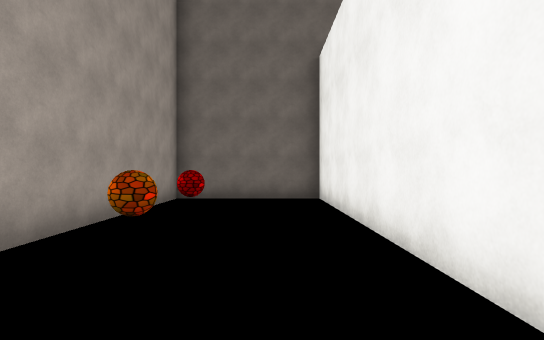
View 1 (above)

17 first-person views from a walk through a Unity game level. The camera is 1.5 m above the floor, looks level and sees 80° across. The floor is counted in squares, 2 m on a side. Each view is taken from the middle of a square. On the plan, view 1 faces up. The plan holds only what a view shows up to about 11 squares ahead; the rest is blank. The place goes on beyond the plan. The player is left out. Some surface patterns are stand-ins.

View 2
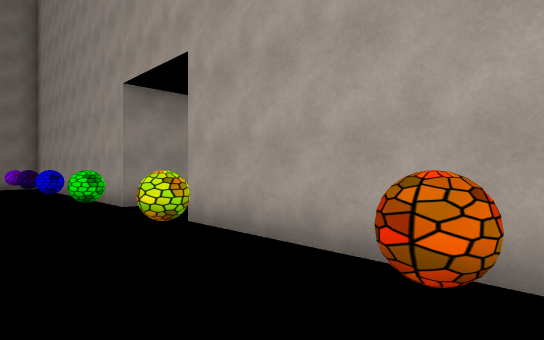

View 3
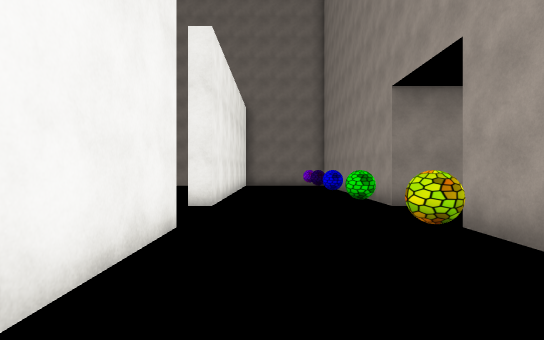

View 4
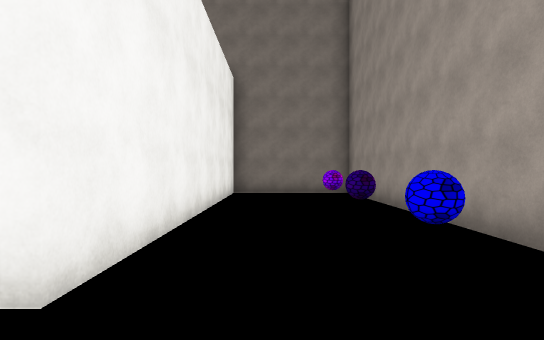

View 5
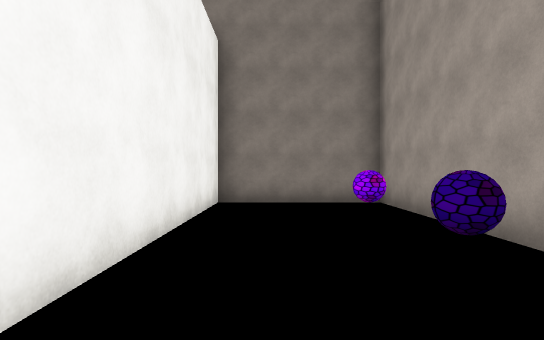

View 6
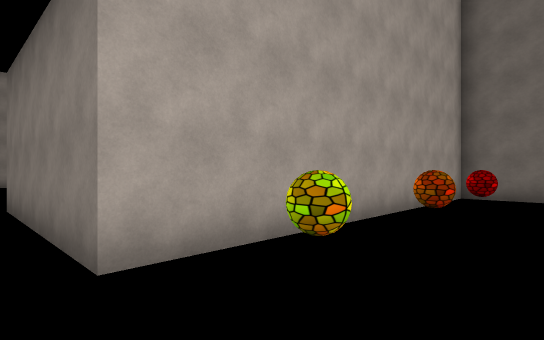

View 7
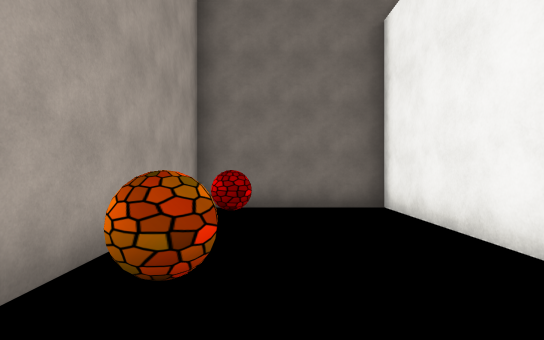

View 8
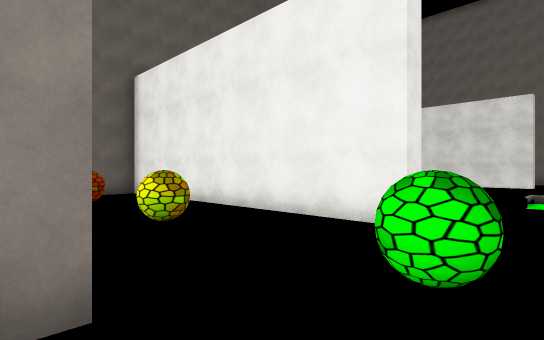

View 9
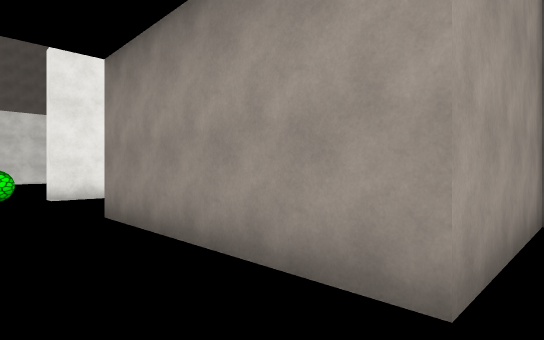

View 10
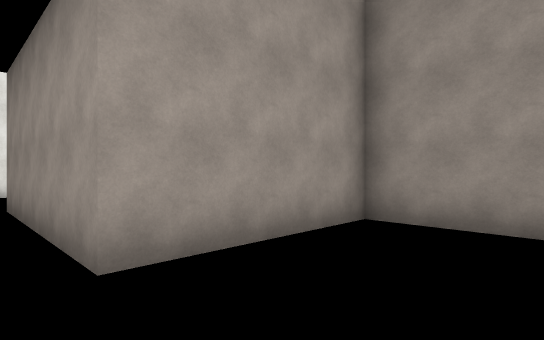

View 11
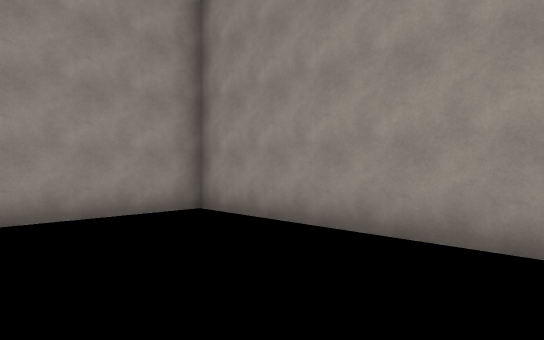

View 12
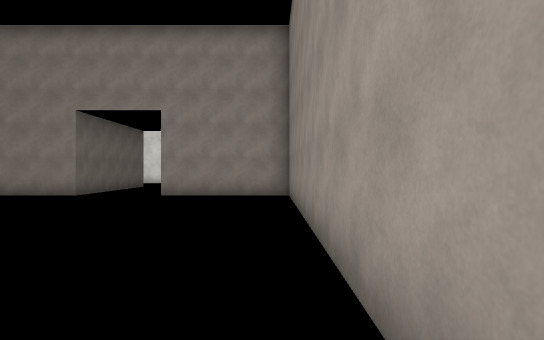

View 13
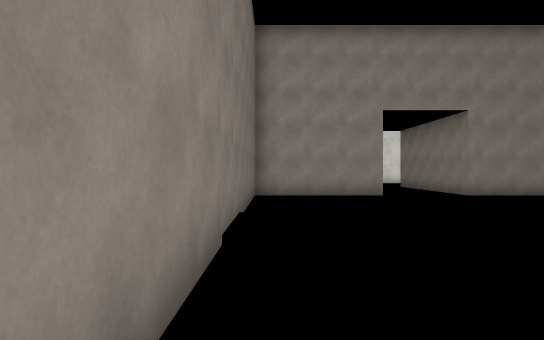

View 14
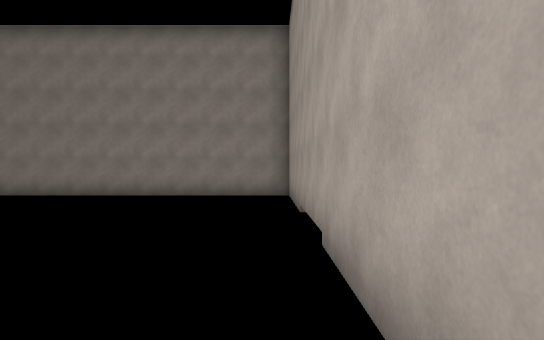

View 15
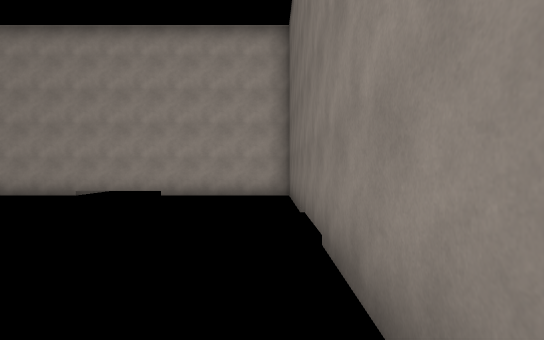

View 16
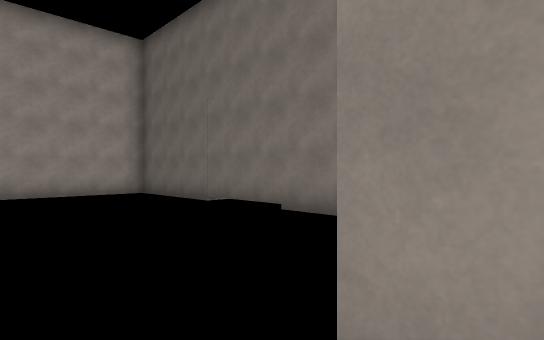

View 17
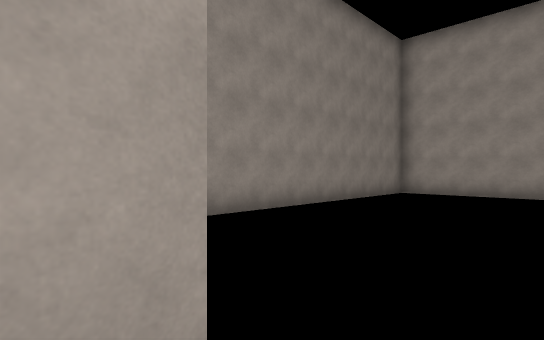

### Floor plan
Points are (right, up) in squares from view 1. A wall is a line through its corners. A room is listed if a view was taken in it or the views show most of it. See-through windows are left out.
Room 1 (views 1, 2, 3, 4, 5, 6, 7)
walls: (1.8, -0.2) (1.2, -0.2) (1.2, 8.5) (-2.5, 8.5) (-2.5, -0.2); (-2.5, -2.8) (-2.5, -11.5) (1.2, -11.5) (1.2, -2.8) (1.8, -2.8)
ways out: opening at (-2.5, -1.5) to room 2
objects: ball (-2, -9); ball (-2, -7); ball (-2, -4); ball (-2, 1); ball (-2, 3); ball (-2, 6)
Room 2 (views 8, 9, 10, 11, 12, 13, 14, 15, 16, 17)
walls: (-8.4, 3.5) (-17.5, 3.5) (-17.5, -6.5) (-7.5, -6.5) (-7.5, -2.8) (-2.5, -2.8); (-2.5, -0.2) (-7.5, -0.2) (-7.5, 3.5)
ways out: opening at (-2.5, -1.5) to room 1
objects: ball (-2, -2)

Where each view was taken, in squares from view 1:
view 1: 0 up, 0 right, facing up
view 2: 4 up, 0 right, facing down-left
view 3: 4 up, 0 right, facing down
view 4: 1 down, 0 right, facing down
view 5: 4 down, 0 right, facing down
view 6: 1 down, 0 right, facing up-left
view 7: 2 up, 1 left, facing up
view 8: 2 down, 3 left, facing up-right
view 9: 1 down, 8 left, facing down-right
view 10: 2 down, 10 left, facing down-right
view 11: 3 down, 13 left, facing down-right
view 12: 6 down, 17 left, facing right
view 13: 3 up, 17 left, facing right
view 14: 3 up, 17 left, facing down
view 15: 3 up, 8 left, facing left
view 16: 1 down, 7 left, facing up-left
view 17: 2 down, 7 left, facing down-left
